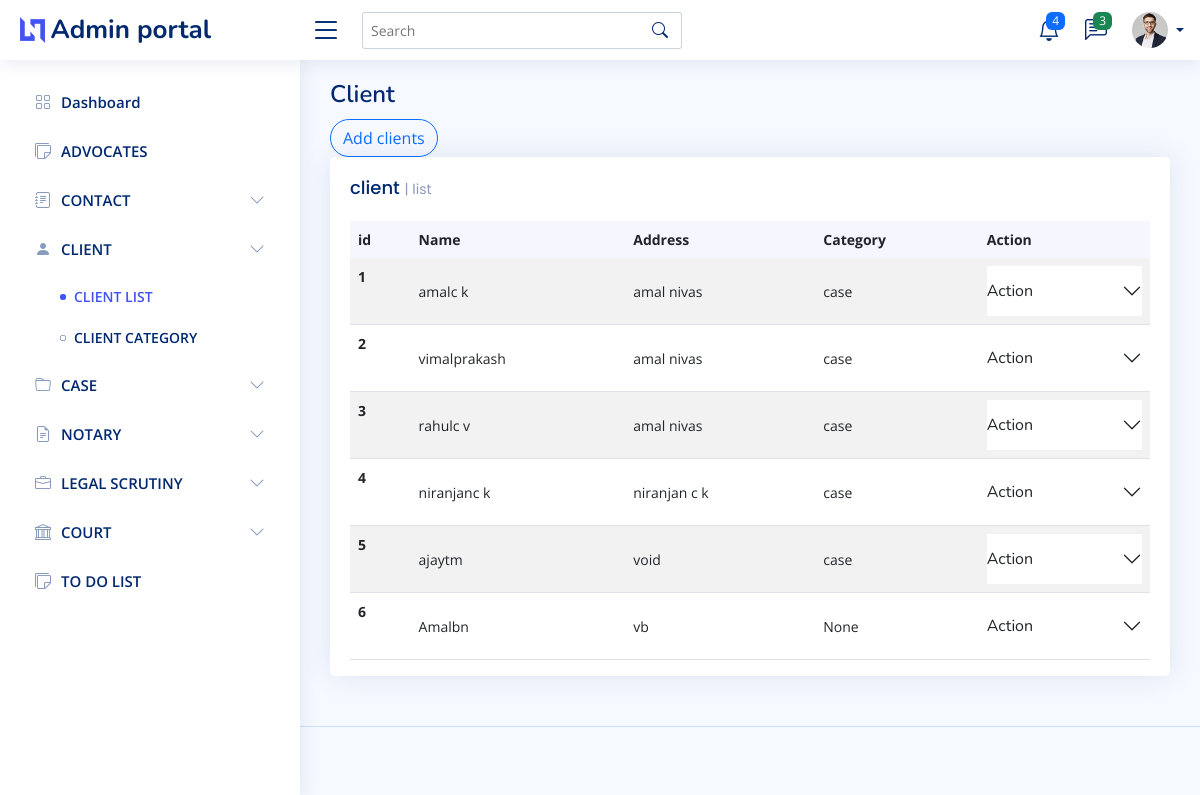
The app's page /client, older data.
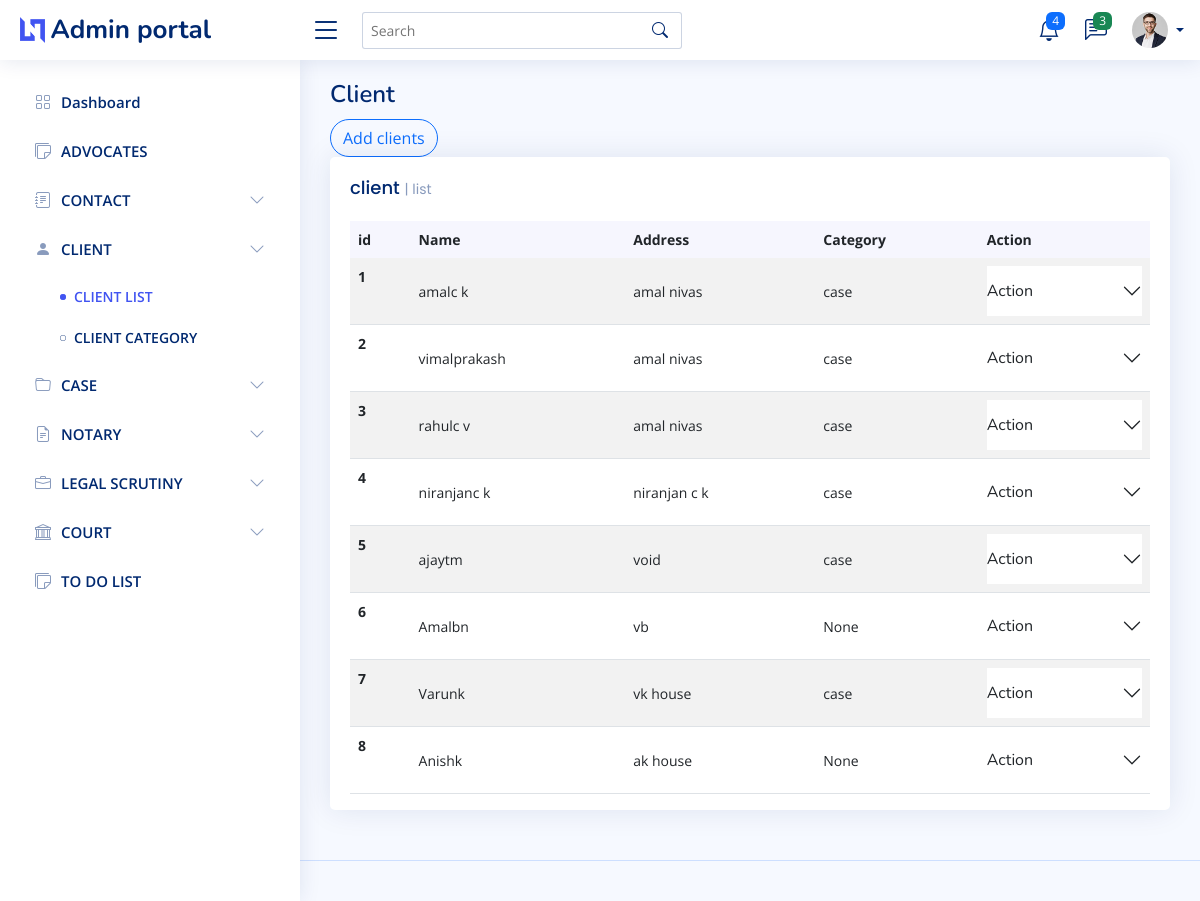
The same page, newer data.
### Admin_user/models.py (models this page shows, shortened)
class client(models.Model):
    First_name=models.CharField(max_length=50)
    Last_name=models.CharField(max_length=50)
    Address=models.ForeignKey(Address,null=True, on_delete=models.SET_NULL)
    Category=models.CharField(max_length=50,null=True)
    is_case=models.BooleanField(default=False)
    phone=models.IntegerField(null=True)
    email=models.CharField(max_length=50,null=True)

class Address(models.Model):
    House_name=models.CharField(max_length=50)
    Place=models.CharField(max_length=50)
    City=models.CharField(max_length=50)
    State=models.ForeignKey(State, on_delete=models.CASCADE)
    district=models.ForeignKey(District, on_delete=models.CASCADE)
    Country=models.CharField(max_length=50)
    Pin=models.IntegerField()
    def __str__(self):
        return self.House_name

### Admin_user/views.py (the view)
# urls.py: path("client",client,name="client"),
def client(request):
    if  (request.user.is_authenticated and check_user_is_admin(request)):
        return redirect("/login")
    context={"title":"Client"}
    context["client"]=True
    context["clients"]=client_model.objects.all()
    return render(request,"admin/client_list.html",context)

### templates/admin/client_list.html (shortened to what this page needs)
{% extends 'admin/main.html' %}
{% block content %} <a type="button" class="btn btn-outline-primary rounded-pill" href="{% url 'add_clients' %}">Add clients</a>
<div class="col-12">
    <div class="card top-selling overflow-auto">
      <div class="card-body pb-0">
          <h5 class="card-title">client <span>| list</span></h5>
          <table class="table table-striped">
            <thead>
              <tr>
                <th class="fw-bold" scope="col">id</th>
                <th class="fw-bold" scope="col">Name</th>
                <th class="fw-bold" scope="col">Address</th>
                <th class="fw-bold" scope="col">Category</th>
                <th class="fw-bold" scope="col">Action</th>
              </tr>
            </thead>
            <tbody>
              {% for i in clients %}
              <tr>
                <th scope="row">{{i.id}}</th>
                <td>{{i.First_name}}{{i.Last_name}} </td>
                <td>{{i.Address}}</td>
                <td >{{i.Category}}</td>
                <td>
                  <div class="accordion accordion-flush" id="accordionFlushExample">
                    <div class="accordion-item">
                      <h2 class="accordion-header" id="flush-headingOne">
                        <button class="accordion-button collapsed" type="button" data-bs-toggle="collapse" data-bs-target="#flush-collapseOne{{i.id}}" aria-expanded="false" aria-controls="flush-collapseOne">
                          Action
                        </button>
                      </h2>
                    </div>
                  </div>
                </td>
              </tr>
              {% endfor %}
            </tbody>
          </table>
        </div>
      </div>
    </div>
{% endblock content %}

Row changes from the older to the newer data that the page shows:
added client: id "7", First_name "Varun", Last_name "k", Address "vk house", Category "case"
added client: id "8", First_name "Anish", Last_name "k", Address "ak house", Category "None"
